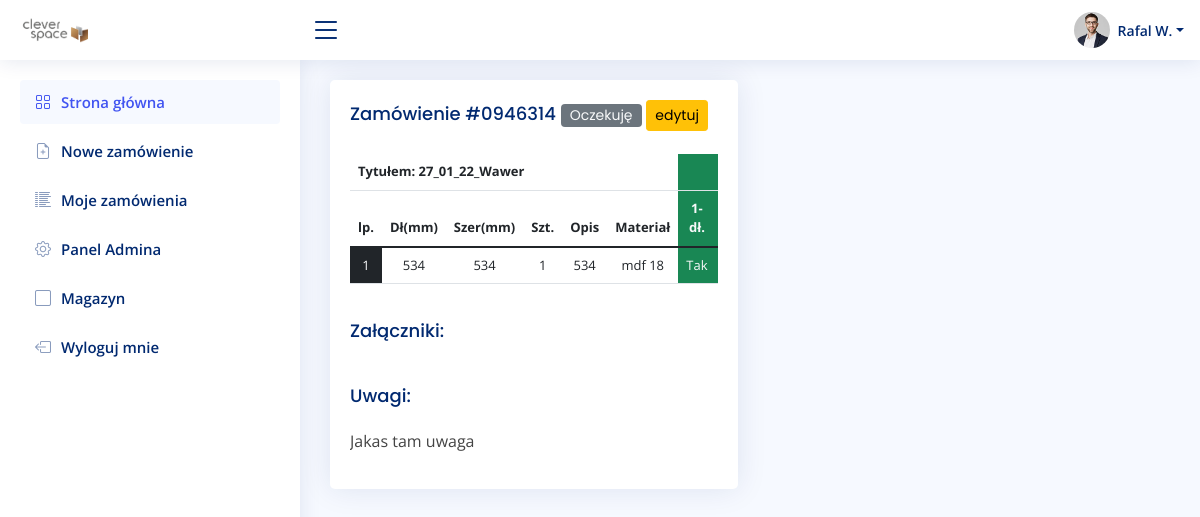
/order/0946314/ (signed in), run on the app's committed database.
### account/models.py (models this page shows, shortened)
class UserBase(AbstractBaseUser, PermissionsMixin):
    email = models.EmailField(unique=True)
    first_name = models.CharField(max_length=150, blank=True)
    last_name = models.CharField(max_length=150, blank=True)
    phone_number = models.CharField(max_length=15, blank=True)
    postcode = models.CharField(max_length=12, blank=True)
    address_line_1 = models.CharField(max_length=150, blank=True)
    address_line_2 = models.CharField(max_length=150, blank=True)
    town_city = models.CharField(max_length=150, blank=True)
    is_active = models.BooleanField(default=True)
    is_staff = models.BooleanField(default=False)
    created = models.DateTimeField(auto_now_add=True)
    updated = models.DateTimeField(auto_now=True)
    objects = CustomAccountManager()
    USERNAME_FIELD = 'email'
    REQUIRED_FIELDS = ['first_name', 'last_name']
    class Meta:
        verbose_name = "Konto"
        verbose_name_plural = "Konta"

### order/models.py (models this page shows, shortened)
class Order(models.Model):
    PENDING = 0
    DURING = 1
    DONE = 2
    STATUS = (
        (PENDING, 'Oczekuję'),
        (DURING, 'W trakcie'),
        (DONE, 'Zakończone'),
    )
    user = models.ForeignKey(settings.AUTH_USER_MODEL, on_delete=models.CASCADE, related_name='order_user')
    title = models.CharField(max_length=255, blank=False, null=False, default=True)
    date_created = models.DateTimeField(auto_now_add=True, null=True)
    slug = RandomSlugField(length=7, exclude_lower=True, exclude_upper=True, exclude_vowels=True)
    status = models.SmallIntegerField(choices=STATUS, default=PENDING)
    class Meta:
        verbose_name = "zamówienie"
        verbose_name_plural = "zamówienia"

class Item(models.Model):
    item_number = models.CharField(max_length=255, blank=True, null=True)
    order = models.ForeignKey(Order, null=True, on_delete=models.SET_NULL)
    length = models.DecimalField(max_digits=4, decimal_places=0)
    width = models.DecimalField(max_digits=4, decimal_places=0)
    material = models.ForeignKey(Material, null=False, on_delete=models.CASCADE)
    quantity = models.SmallIntegerField(default=1, blank=False, null=False)
    description = models.CharField(max_length=255, blank=True, null=True)
    length1 = CustomBooleanField()
    length2 = CustomBooleanField()
    width1 = CustomBooleanField()
    width2 = CustomBooleanField()
    class Meta:
        verbose_name = "formatka"
        verbose_name_plural = "formatki"

class Material(models.Model):
    short_name = models.CharField(max_length=255, blank=False, null=False)
    name = models.CharField(max_length=255, blank=False, null=False)
    class Meta:
        verbose_name = "materiał"
        verbose_name_plural = "materiały"
    def __str__(self):
        return self.short_name

### order/views.py (the view)
# urls.py: path('order/<slug:slug>/', views.detail, name='detail'),
@login_required(login_url='login')
def detail(request, slug):
    order = Order.objects.get(slug=slug)
    item = order.item_set.all()
    attachment = order.attachment_set.all()
    context = {
        'order': order,
        'item': item,
        'attachment': attachment, }
    return render(request, 'order/detail.html', context)

### order/models.py (called while the page is built)
    def from_db_value(self, value, expression, connection, context=None):
        if value is None:
            return ''
        return int(value) # return 0/1

### order/templates/order/detail.html (shortened to what this page needs)
{% extends 'main.html' %}
{% load static %}
{% block content %}
<div class="row">
  <div class="col-sm-6">
    <div class="card recent-sales">
      <div class="card-body">
        <h5 class="card-title">Zamówienie #{{ order.slug }} <span class="badge text-light {% if order.status == 2 %} bg-success {% elif order.status == 1 %} bg-warning {% elif order.status == 0 %} bg-secondary {% endif %} ">{{ order.get_status_display }}</span>
            {% if order.status == 0 %}
            <a href="{% url 'edit' order.slug %}" class="btn btn-warning btn-sm">edytuj</a>
            {% endif %}
        </h5>
        <div class="table-responsive">
        <table class="table">
            <thead>
                <th colspan="6" style="text-align: left;">Tytułem: {{ order.title }}</th>
                <th colspan="4" class="bg-success text-light">Okleina</th>
              <tr>
                <th scope="col">lp.</th>
                <th scope="col">Dł(mm)</th>
                <th scope="col">Szer(mm)</th>
                <th scope="col">Szt.</th>
                <th scope="col">Opis</th>
                <th scope="col">Materiał</th>
                <th scope="col" class="bg-success text-light">1-dł.</th>
                <th scope="col" class="bg-success text-light">1-szer.</th>
              </tr>
            </thead>
            <tbody>
                {% for i in item %}
                <tr>
                 <td class="bg-dark text-light text-right">{{ i.item_number }}</td>
                <td>{{ i.width }}</td>
                <td>{{ i.length }}</td>
                <td>{{ i.quantity }}</td>
                <td>{{ i.description|default_if_none:'' }}</td>
                <td title="{{ i.material.name }}">{{ i.material }}</td>
                <td class="bg-success text-light">{{ i.length1|yesno:"Tak,brak" }}</td>
                <td class="bg-success text-light">{{ i.width1|yesno:"Tak,brak" }}</td>
                </tr>
                {% endfor %}
            </tbody>
          </table>
          <div class="col-sm-6">
          <h5 class="card-title">Załączniki: </h5>
          </div>
           <div class="col-sm-6">
          <h5 class="card-title">Uwagi: </h5>
          <p> Jakas tam uwaga</p>
          </div>
        </div>
      </div>
    </div>
  </div>
</div>
{% endblock %}

### templates/navbar.html (shortened to what this page needs)
  {% load static %}
  <header id="header" class="header fixed-top d-flex align-items-center">
    <div class="d-flex align-items-center justify-content-between">
      <a href="{% url 'home' %}" class="logo d-flex align-items-center">
        <img src="{% static 'assets/img/logo.png' %}" alt="">
      </a>
      <i class="bi bi-list toggle-sidebar-btn"></i>
    </div>
    <nav class="header-nav ms-auto">
      <ul class="d-flex align-items-center">
        <li class="nav-item dropdown pe-3">
          <a class="nav-link nav-profile d-flex align-items-center pe-0" href="#" data-bs-toggle="dropdown">
            <img src="{% static 'assets/img/profile-img.jpg' %}" alt="Profile" class="rounded-circle">
            <span class="d-none d-md-block dropdown-toggle ps-2">{{ user.first_name }} {{ user.last_name.0 }}.</span>
          </a>
            </li>
          </ul>
    </nav>
  </header>
  <aside id="sidebar" class="sidebar">
    <ul class="sidebar-nav" id="sidebar-nav">
      <li class="nav-item">
        <a class="nav-link " href="{% url 'home' %}">
          <i class="bi bi-grid"></i>
          <span>Strona główna</span>
        </a>
      </li>
      <li class="nav-item">
        <a class="nav-link collapsed" href="{% url 'new' %}">
          <i class="bi bi-file-earmark-plus"></i>
          <span>Nowe zamówienie</span>
        </a>
      </li>
      <li class="nav-item">
        <a class="nav-link collapsed" href="{% url 'home' %}">
          <i class="bi bi-list-columns-reverse"></i>
          <span>Moje zamówienia</span>
        </a>
      </li>
      {% if user.is_staff %}
      <li class="nav-item">
        <a class="nav-link collapsed" href="{% url 'admin:index' %}">
          <i class="bi bi-gear"></i>
          <span>Panel Admina</span>
        </a>
      </li>
      <li class="nav-item">
        <a class="nav-link collapsed" href="{% url 'stock' %}">
          <i class="bi bi-square"></i>
          <span>Magazyn</span>
        </a>
      </li>
      {% endif %}
      <li class="nav-item">
        <a class="nav-link collapsed" href="{% url 'logout' %}">
          <i class="bi bi-box-arrow-left"></i>
          <span>Wyloguj mnie</span>
        </a>
      </li>
    </ul>
  </aside>

### static/assets/css/style.css (style rules this page uses)
:root { scroll-behavior: smooth; }
body { font-family: "Open Sans", sans-serif; background: #f6f9ff; color: #444444; }
a { color: #4154f1; text-decoration: none; }
h1, h2, h3, h4, h5, h6 { font-family: "Nunito", sans-serif; }
.card { margin-bottom: 30px; border: none; border-radius: 5px; box-shadow: 0px 0 30px rgba(1, 41, 112, 0.1); overflow: hidden; }
.card-title { padding: 20px 0 15px 0; font-size: 18px; font-weight: 500; color: #012970; font-family: "Poppins", sans-serif; }
.card-title span { color: #899bbd; font-size: 14px; font-weight: 400; }
.card-body { padding: 0 20px 20px 20px; }
.logo { line-height: 1; }
@media (min-width: 1200px) { .logo { width: 280px; } }
.logo img { max-height: 26px; margin-right: 6px; }
.header { transition: all 0.5s; z-index: 997; height: 60px; box-shadow: 0px 2px 20px rgba(1, 41, 112, 0.1); background-color: #fff; padding-left: 20px; }
.header .toggle-sidebar-btn { font-size: 32px; padding-left: 10px; cursor: pointer; color: #012970; }
.header-nav ul { list-style: none; }
.header-nav > ul { margin: 0; padding: 0; }
.header-nav .nav-profile { color: #012970; }
.header-nav .nav-profile img { max-height: 36px; }
.header-nav .nav-profile span { font-size: 14px; font-weight: 600; }
.sidebar { position: fixed; top: 60px; left: 0; bottom: 0; width: 300px; z-index: 996; transition: all 0.3s; padding: 20px; overflow-y: auto; scrollbar-width: thin; scrollbar-color: #aab7cf transparent; box-shadow: 0px 0px 20px rgba(1, 41, 112, 0.1); background-color: #fff; }
.sidebar-nav { padding: 0; margin: 0; list-style: none; }
.sidebar-nav li { padding: 0; margin: 0; list-style: none; }
.sidebar-nav .nav-item { margin-bottom: 5px; }
.sidebar-nav .nav-link { display: flex; align-items: center; font-size: 15px; font-weight: 600; color: #4154f1; transition: 0.3; background: #f6f9ff; padding: 10px 15px; border-radius: 4px; }
.sidebar-nav .nav-link i { font-size: 16px; margin-right: 10px; color: #4154f1; }
.sidebar-nav .nav-link.collapsed { color: #012970; background: #fff; }
.sidebar-nav .nav-link.collapsed i { color: #899bbd; }
.table { text-align: center; font-size: small; }

### data on the page
UserBase: first_name "Rafal", last_name.0 "W"
Order: slug "0946314", status "Oczekuję", title "27_01_22_Wawer"
Item: item_number "1", width "534", length "534", quantity "1", description "534", material "mdf 18", length1 "Tak"
